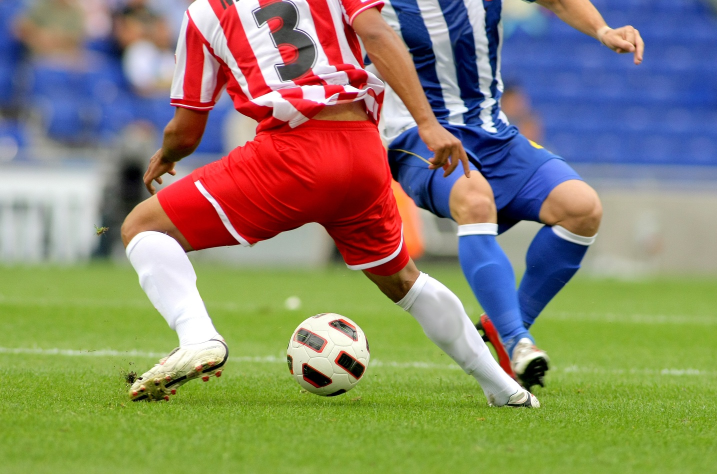
#> input picture soccer.jpg, 1434 x 948 px (shown at 1/2 size)
$ jupyter execute --allow-errors CV_practice.ipynb
#> lines starting #> are read from the running program, lines starting #| are printed output that depends on the picture; after the words box and inside, x2 and y2 are one past the last pixel; in counts of white or black regions, pixels touching at a corner belong together
[cell 1]
# 3.1.4 디지털 영상 기초: RGB 컬러 영상을 채널별로 구분해 시각화하기(84쪽)

import cv2 as cv
import sys

img = cv.imread("soccer.jpg")
#> img is the input picture: shape (948, 1434, 3); mean B, G, R 107.2, 133.3, 136.9

if img is None: # 파일이 img에 제대로 존재하지 않으면 더이상 실행하지 않도록 알람 띄우고 멈춤
    sts.exit("파일을 찾을 수 없습니다.")

cv.imshow('original_RGB', img) # 기존의 이미지 디스플레이
cv.imshow('Upper left half', img[0:img.shape[0]//2, 0:img.shape[1]//2,:]) # 왼쪽 상단의 이미지만 잘라서 디스플레이
cv.imshow('Cemter half', img[img.shape[0]//4:3*img.shape[0]//4,img.shape[1]//4:3*img.shape[1]//4, :]) # 중앙부분만 디스플레이
cv.imshow('R channel', img[:,:,2]) # Red 색만 디스플레이
cv.imshow('G channel', img[:,:,1]) # Green
cv.imshow('B channel', img[:,:,0]) # Blue

cv.waitKey()
cv.destroyAllWindows()

[cell 2]
# 3.2.4 모폴로지: 모폴로지 연산 적용하기(92쪽)

import cv2 as cv
import numpy as np
import matplotlib.pyplot as plt

# 서명 영상 읽어오기
# png 채널에는 4개의 채널이 있으므로 IMREAD_UNCHANGED 인수를 주어 모든 채널을 읽어오도록 지정
#> (the rest of this cell did not finish here and is left out)

[cell 3]
# 3.2.2 히스토그램 평활화: 히스토그램 평활화하기(98쪽)

import cv2 as cv
import matplotlib.pyplot as plt

img = cv.imread("mistyroad.jpg") # 안개가 낀 도로 영상 읽기
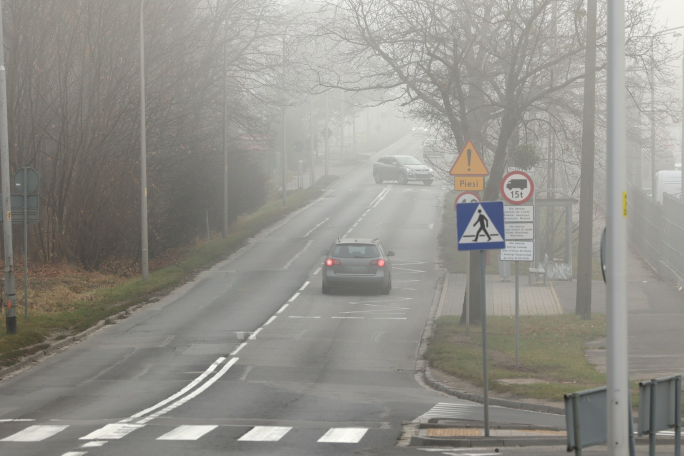
#> input picture mistyroad.jpg, 1368 x 912 px (shown at 1/2 size)
#> img is the input picture: shape (912, 1368, 3); mean B, G, R 138.8, 145, 146.5

gray = cv.cvtColor(img, cv.COLOR_BGR2GRAY)  # img를 명암 영상으로 변환
plt.imshow(gray, cmap="gray"), plt.xticks([]), plt.yticks([]), plt.show() # 변환한 영상 디스플레이

# 히스토그램을 구해 디스플레이
h = cv.calcHist([gray], [0], None, [256], [0, 256])
#> h = 256 values, max 17095 at index 149, min 0 at index 0, mean 4873.5
plt.plot(h, color="r", linewidth=1), plt.show()
#> figure, not shown here; curve peaks at x = 149, y = 17095

equal = cv.equalizeHist(gray)  # 명암 영상 gray에 히스토그램 평활화를 적용하고 결과 영상을 equal객체에 저장
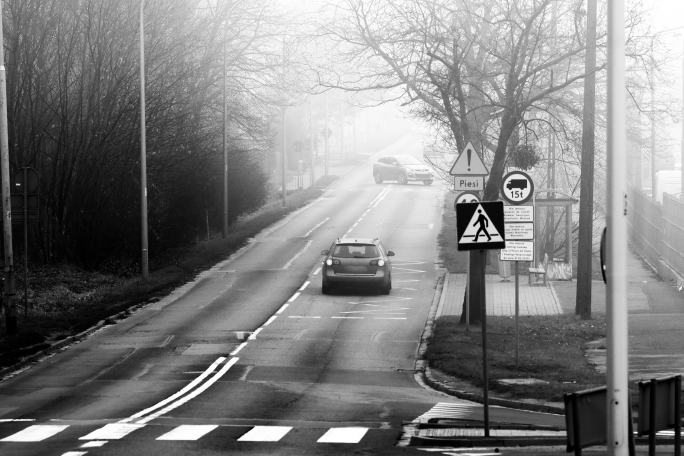
#> equal: shape (912, 1368) (shown at 1/2 size); min 0, max 255, mean 128.6
plt.imshow(equal, cmap="gray"), plt.xticks([]), plt.yticks([]), plt.show() # equal 영상 디스플레이

h = cv.calcHist([equal], [0], None, [256], [0, 256])  # equal 영상의 히스토그램 구하기
#> h = 256 values, max 17095 at index 149, min 0 at index 18, mean 4873.5
plt.plot(h, color="r", linewidth=1), plt.show() # 구한 히스토그램 디스플레이
#> figure, not shown here; curve peaks at x = 149, y = 17095

[cell 4]
# 4.1.2 에지 연산자: 소벨 엣지 검출하기(124쪽)

import cv2 as cv

img = cv.imread("soccer.jpg") # 이미지 읽기
gray = cv.cvtColor(img, cv.COLOR_BGR2GRAY) # 컬러 영상을 명암으로 변환
#> gray: shape (948, 1434)

grad_x = cv.Sobel(gray, cv.CV_32F, 1, 0, ksize=3) # 소벨 연산자 적용. Sobel함수로 x의 방향의 연산자 적용
# 두번째 인수는 결과 영상을 32비트 실수 맵에 저장하라고 지시, 세번째 인수는 x의 방향 연산자를 사용하라고 지시, 네번째 인수는 3x3 크기 사용하라고 지정
grad_y = cv.Sobel(gray, cv.CV_32F, 0, 1, ksize=3) # 소벨 연산자 적용. Sobel함수로 y의 방향의 연산자 적용

# 음수가 포함된 맵에 절댓값을 취해 양수로 변환.convertScaleAbs함수는 부호 없는 8비트 형인 CV_8U(numpy의 unit8과 같음)맵을 만드는데, 크기가 0보다 작은 값은 0,255를 넘는 값은 255로 바꾸어 기록
sobel_x = cv.convertScaleAbs(grad_x)
sobel_y = cv.convertScaleAbs(grad_y)

# 에지 강도 계산
edge_strength = cv.addWeighted(sobel_x, 0.5, sobel_y, 0.5, 0)  # addWeighted함수는 sobel_x와 sobel_y에 0.5를 곱해서 더한 결과를 저장
# addWeighted(img1, a, img2, b, c)는 img1 x img2 x b + c를 계산

# 실행 결과를 디스플레이
cv.imshow("Original", gray)
cv.imshow("sobelx", sobel_x)
cv.imshow("sobely", sobel_y)
cv.imshow("edge strength", edge_strength)

cv.waitKey()
cv.destroyAllWindows()

[cell 5]
# 4.3.2 허프 변환: 허프 변환을 이용해 사과 검출하기(133쪽)

import cv2 as cv

img = cv.imread("apples.jpg") # 이미지 로드
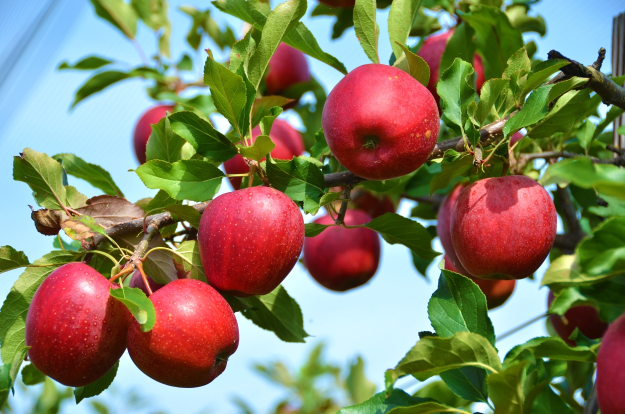
#> input picture apples.jpg, 1250 x 828 px (shown at 1/2 size)
#> img is the input picture: shape (828, 1250, 3); mean B, G, R 98.5, 125.8, 129.6
gray = cv.cvtColor(img, cv.COLOR_BGR2GRAY) # 컬러 영상을 명암으로 변환
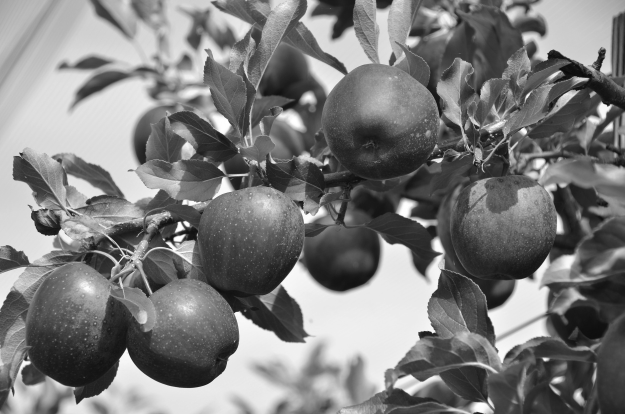
#> gray: shape (828, 1250) (shown at 1/2 size); min 8, max 255, mean 123.8

# HoughCircles함수는 첫번째 인수인 명암 영상에서 원을 검출해 중심과 반지름을 저장한 리스트 반환
# 두번째 인수는 여러 변형 알고리즘 중의 하나를 지정하는데 cv2.HOUGH_GRADIENT는 에지 방향 정보를 추가로 사용하는 방법
# 세번째 인수는 누적 배열의 크기를 지정하는데 1로 설정하면 입력 영상과 같은 크기를 사용
# 네번째 인수는 원 사이의 최소 거리를 지정하는데 작을수록 많은 원이 검출
# 다섯번째 인수는 캐니 에지 알고리즘이 사용하는 T
# 여섯번째 인수는 비최대 억제를 적용할 때 쓰는 임계값.
# 일곱번째와 여덟번째 인수는 원의 최소와 최대 반지름 지정
apples = cv.HoughCircles(
    gray, cv.HOUGH_GRADIENT, 1, 200, param1=150, param2=20, minRadius=50, maxRadius=120
)
#> apples = 17 rows, first 8: [760.5, 245.5, 118.3], [1103.5, 224.5, 108.4], [482.5, 474.5, 119.4], [223.5, 471.5, 75.4], [368.5, 668.5, 107.3], [1005.5, 453.5, 106.2], [683.5, 506.5, 75.3], [560.5, 237.5, 105.1]

# apples리스트가 가진 원의 중심과 반지름 정보를 이용하여 영상에 원을 그려 넣음
for i in apples[0]:
    cv.circle(img, (int(i[0]), int(i[1])), int(i[2]), (255, 0, 0), 2)
#> this loop made 17 passes
#> i on passes 1 to 12: [760.5, 245.5, 118.3], [1103.5, 224.5, 108.4], [482.5, 474.5, 119.4], [223.5, 471.5, 75.4], [368.5, 668.5, 107.3], [1005.5, 453.5, 106.2], [683.5, 506.5, 75.3], [560.5, 237.5, 105.1], [344.5, 282.5, 77.1], [139.5, 654.5, 115], [924.5, 111.5, 119.4], [20.5, 462.5, 118.3]
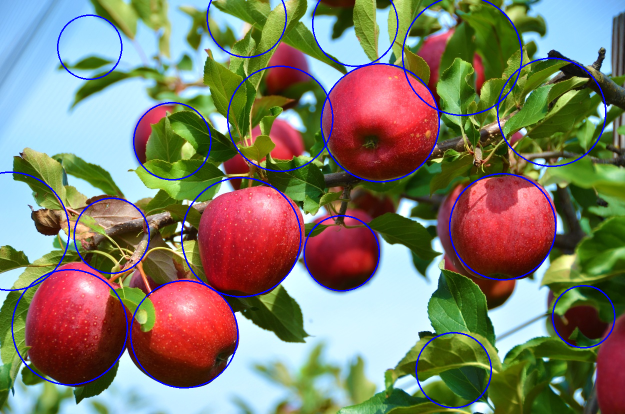
#> img: shape (828, 1250, 3) (shown at 1/2 size); 2.67% of pixels changed, all inside (x1, y1, x2, y2) = (0, 0, 1231, 817)

cv.imshow("Apple detection", img) # 디스플레이

cv.waitKey()
cv.destroyAllWindows()

[cell 6]
# 4.4.3 최적화 분할: 정규화 절단 알고리즘으로 영역 분할하기(142쪽)

import skimage
import numpy as np
import cv2 as cv
import time

coffee = skimage.data.coffee() # 영상 읽어오기
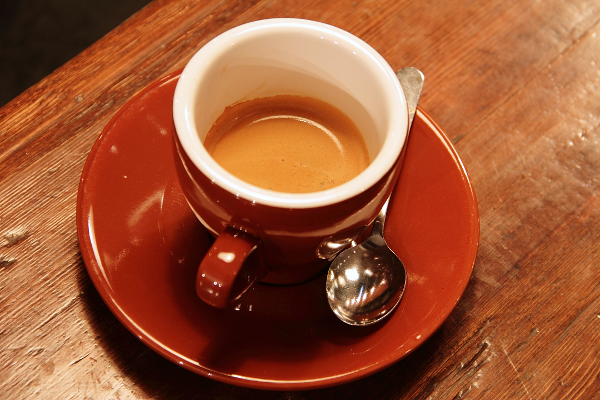
#> input picture skimage.data.coffee(), 600 x 400 px
#> coffee is the input picture: shape (400, 600, 3); mean R, G, B 158.6, 85.8, 51.5

# 분할하는데 걸리는 시간을 측정해 출력
start = time.time()
slic = skimage.segmentation.slic(coffee, compactness=20, n_segments=600, start_label=1) # slic함수는 영상을 600개 슈퍼 화소로 분할해 저장
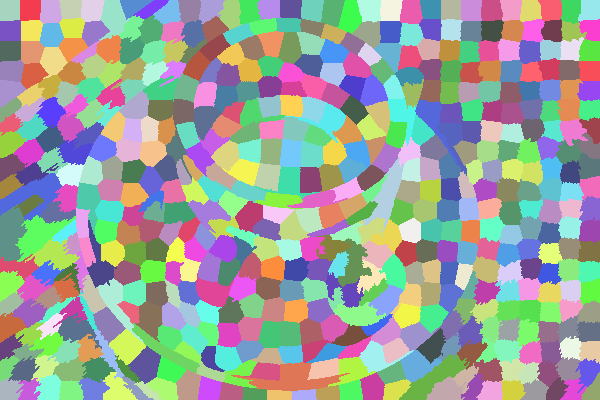
#> slic: shape (400, 600) int64; 546 distinct labels, from 1 to 546; one colour per label, 0 black
g = skimage.future.graph.rag_mean_color(coffee, slic, mode="similarity") # rag_mean_color 함수는 슈퍼 화소를 노드로 사용하고 'similarity'를 에지 가중치로 사용한 그래프 구성하여 g 객체에 저장
ncut = skimage.future.graph.cut_normalized(slic, g)  # 정규화 절단, cut_normalized함수는 slic와 g 객체 정보를 이용하여 정규화를 수행하고 결과를 ncut(화소에 영역의 번호를 부여한 맵)에 저장
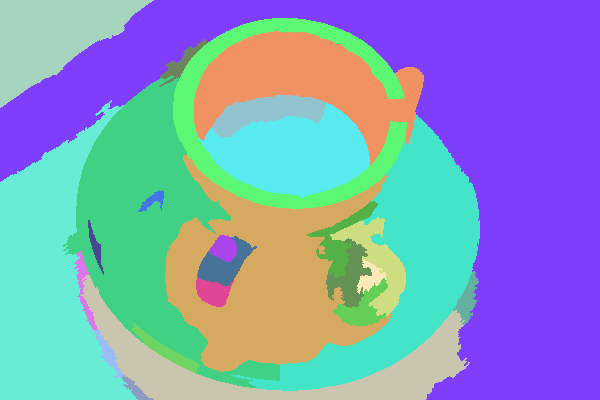
#> ncut: shape (400, 600) int64; 27 distinct labels, from 1 to 526; one colour per label, 0 black
print(coffee.shape, " Coffee 영상을 분할하는데 ", time.time() - start, "초 소요")

marking = skimage.segmentation.mark_boundaries(coffee, ncut) # 원래 영상인 coffee에 영역 분할 정보를 담은 ncut맵을 이용하여 영역 경계를 표시하고 marking 객체에 저장
ncut_coffee = np.uint8(marking * 255.0) # 0~1 사이의 실수 가진 marking을 0~255 사이의 unit8형 변환

cv.imshow("Normalized cut", cv.cvtColor(ncut_coffee, cv.COLOR_RGB2BGR)) #RGB로 표현된 분할 영상을 BGR로 변환하여 디스플레이

cv.waitKey()
cv.destroyAllWindows()

[cell 7]
# 5.4 SIFT: SIFT 검출(181쪽)

import cv2 as cv

img = cv.imread("mot_color70.jpg")  # 영상 읽기
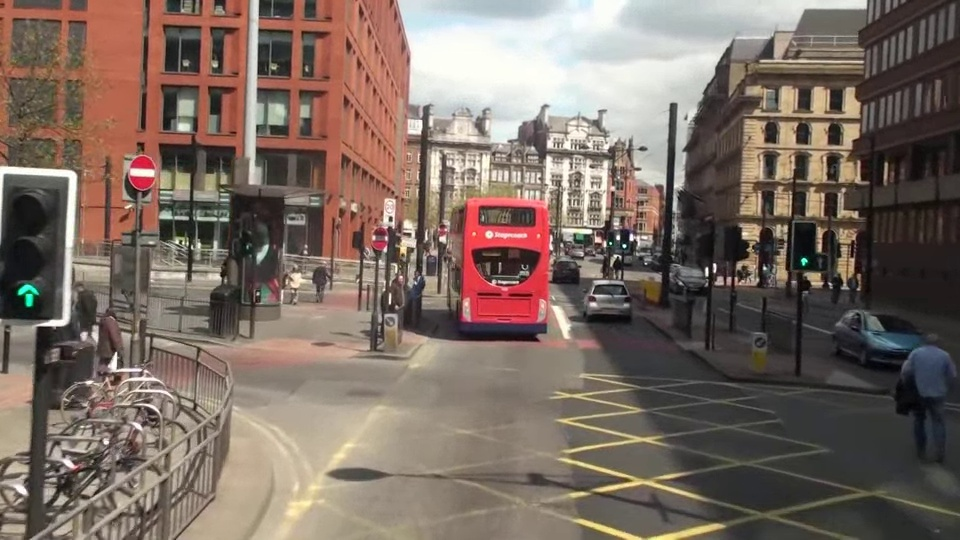
#> input picture mot_color70.jpg, 960 x 540 px
#> img is the input picture: shape (540, 960, 3); mean B, G, R 98.4, 107.7, 123.2
gray = cv.cvtColor(img, cv.COLOR_BGR2GRAY) # 컬러 영상 명암 영상으로 변환
#> gray: shape (540, 960)

sift = cv.SIFT_create() # SIFT_create함수를 호출하여 SIFT 특징점을 추출하는데 쓸 sift객체를 생성
kp, des = sift.detectAndCompute(gray, None) # sift객체의 detectAndCompute함수를 호출하여 특징점과 기술자를 찾아 각각 kp, des에 저장
#> kp = 4415 keypoints; strongest (x, y, size): (624, 246, 2.5), (618, 238, 3.1), (804, 261, 4.3), (707, 269, 2.6)

gray = cv.drawKeypoints(gray, kp, None, flags=cv.DRAW_MATCHES_FLAGS_DRAW_RICH_KEYPOINTS) # 특징점을 영상에 표시
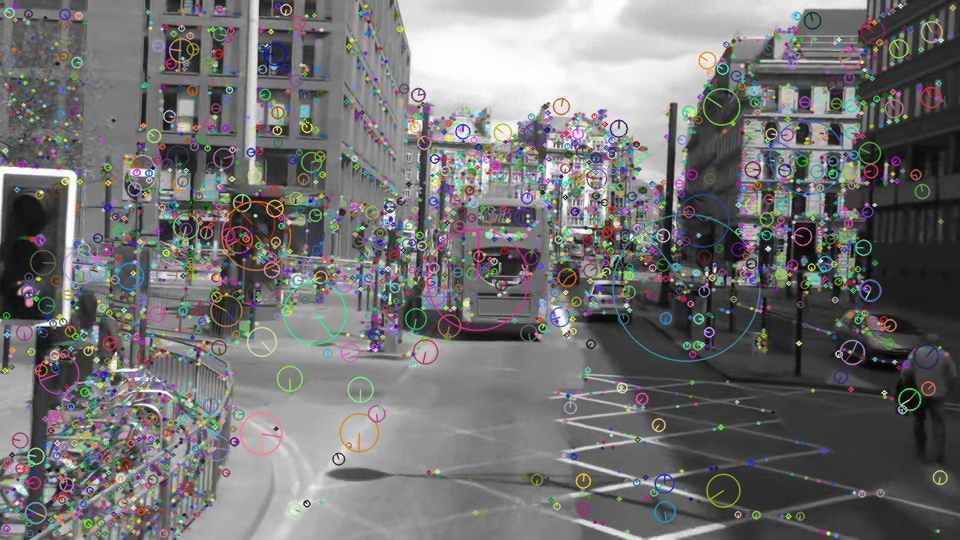
#> gray: shape (540, 960, 3); mean of channels 0, 1, 2 113.3, 113.4, 113.8; drawn as B, G, R
cv.imshow("sift", gray) # 디스플레이

k = cv.waitKey()
#> (key Esc is pressed here)
cv.destroyAllWindows()
